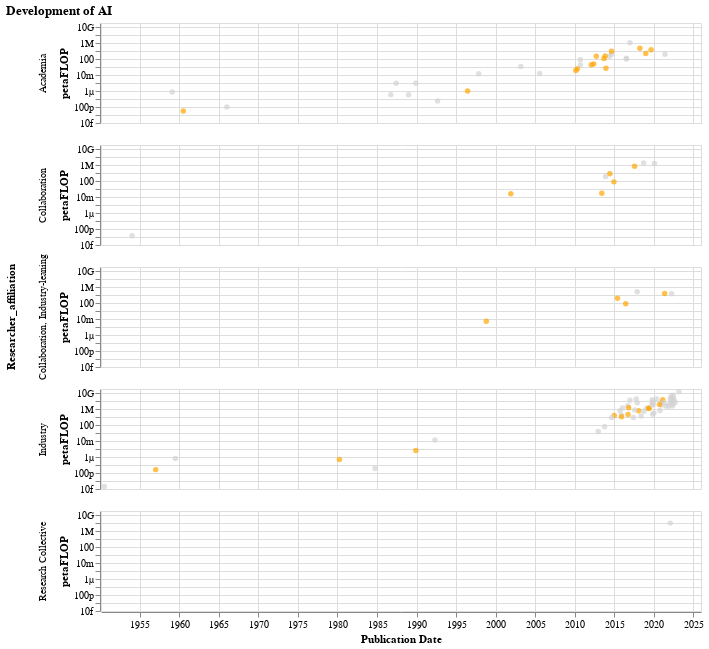

Notebook code cell kept with this figure:
### Code cell
# adjust colors to clarify attention and reformat axis (https://github.com/d3/d3-format#locale_format)
grey_context = (
    alt.Chart(merged)
    .mark_circle(size=30)
    .encode(
        alt.X("Day:T", title="Publication Date", scale=alt.Scale(domain=["1950-01-30","2025-12-30"])),
        alt.Y("Training_computation_petaflop:Q", scale=alt.Scale(type="log"), title="petaFLOP", axis=alt.Axis(format="s")),
        row='Researcher_affiliation:N',
        color=alt.condition(
            alt.datum.Domain == "Vision",
            alt.value("orange"), alt.value("lightgrey")
        ),
        tooltip=["Entity", "year", "Researcher_affiliation"]
    ).interactive().properties(width=600, height=100, title="Development of AI") #for faceted
)
grey_context

### Figure 1 — Vega-Lite specification as saved in the notebook (floating-point values rounded to 4 significant figures; data arrays with more than 128 entries replaced by an {"elided": "..."} marker saying what was removed)
{"config": {"view": {"continuousWidth": 300, "continuousHeight": 300}}, "data": {"name": "data-564ebf14d4d3f070517fdbcf4fc88e33"}, "mark": {"type": "circle", "size": 30}, "encoding": {"color": {"condition": {"test": "(datum.Domain === 'Vision')", "value": "orange"}, "value": "lightgrey"}, "row": {"field": "Researcher_affiliation", "type": "nominal"}, "tooltip": [{"field": "Entity", "type": "nominal"}, {"field": "year", "type": "quantitative"}, {"field": "Researcher_affiliation", "type": "nominal"}], "x": {"field": "Day", "scale": {"domain": ["1950-01-30", "2025-12-30"]}, "title": "Publication Date", "type": "temporal"}, "y": {"axis": {"format": "s"}, "field": "Training_computation_petaflop", "scale": {"type": "log"}, "title": "petaFLOP", "type": "quantitative"}}, "height": 100, "params": [{"name": "param_56", "select": {"type": "interval", "encodings": ["x", "y"]}, "bind": "scales"}], "title": "Development of AI", "width": 600, "$schema": "https://vega.github.io/schema/vega-lite/v5.8.0.json", "datasets": {"data-564ebf14d4d3f070517fdbcf4fc88e33": {"elided": "253 records"}}}
